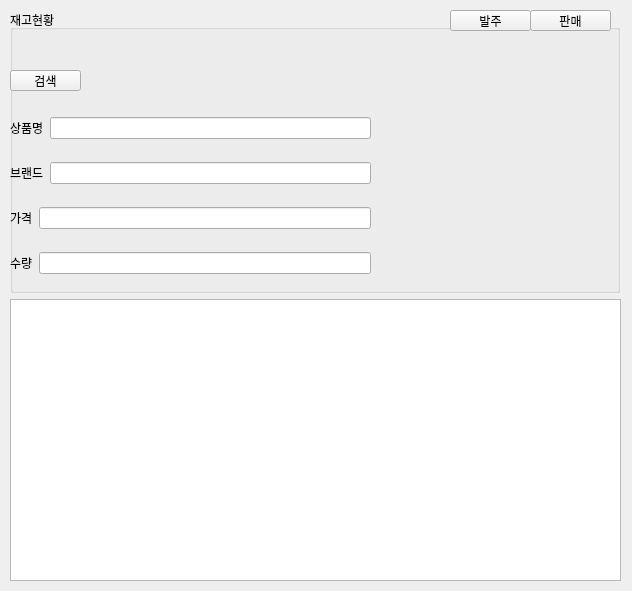
<?xml version="1.0" encoding="UTF-8"?>
<ui version="4.0">
 <class>Form</class>
 <widget class="QWidget" name="Form">
  <property name="geometry">
   <rect>
    <x>0</x>
    <y>0</y>
    <width>632</width>
    <height>591</height>
   </rect>
  </property>
  <property name="windowTitle">
   <string>Form</string>
  </property>
  <widget class="QWidget" name="verticalLayoutWidget_3">
   <property name="geometry">
    <rect>
     <x>10</x>
     <y>10</y>
     <width>611</width>
     <height>571</height>
    </rect>
   </property>
   <layout class="QVBoxLayout" name="verticalLayout_3">
    <item>
     <layout class="QHBoxLayout" name="horizontalLayout_7">
      <item>
       <widget class="QGroupBox" name="groupBox_2">
        <property name="sizePolicy">
         <sizepolicy hsizetype="MinimumExpanding" vsizetype="Preferred">
          <horstretch>0</horstretch>
          <verstretch>0</verstretch>
         </sizepolicy>
        </property>
        <property name="title">
         <string>재고현황</string>
        </property>
        <widget class="QWidget" name="verticalLayoutWidget_4">
         <property name="geometry">
          <rect>
           <x>0</x>
           <y>90</y>
           <width>361</width>
           <height>191</height>
          </rect>
         </property>
         <layout class="QVBoxLayout" name="verticalLayout_4">
          <item>
           <layout class="QHBoxLayout" name="horizontalLayout_8">
            <item>
             <widget class="QLabel" name="label_5">
              <property name="text">
               <string>상품명</string>
              </property>
             </widget>
            </item>
            <item>
             <widget class="QLineEdit" name="input_prod_name_2">
              <property name="inputMask">
               <string/>
              </property>
              <property name="readOnly">
               <bool>true</bool>
              </property>
             </widget>
            </item>
           </layout>
          </item>
          <item>
           <layout class="QHBoxLayout" name="horizontalLayout_9">
            <item>
             <widget class="QLabel" name="input_std_name_2">
              <property name="text">
               <string>브랜드</string>
              </property>
             </widget>
            </item>
            <item>
             <widget class="QLineEdit" name="input_prod_brand_2">
              <property name="inputMask">
               <string/>
              </property>
              <property name="text">
               <string/>
              </property>
             </widget>
            </item>
           </layout>
          </item>
          <item>
           <layout class="QHBoxLayout" name="horizontalLayout_10">
            <item>
             <widget class="QLabel" name="label_6">
              <property name="text">
               <string>가격</string>
              </property>
             </widget>
            </item>
            <item>
             <widget class="QLineEdit" name="input_prod_price_2">
              <property name="inputMask">
               <string/>
              </property>
              <property name="text">
               <string/>
              </property>
             </widget>
            </item>
           </layout>
          </item>
          <item>
           <layout class="QHBoxLayout" name="horizontalLayout_11">
            <item>
             <widget class="QLabel" name="label_7">
              <property name="text">
               <string>수량</string>
              </property>
             </widget>
            </item>
            <item>
             <widget class="QLineEdit" name="input_prod_amount_2">
              <property name="inputMask">
               <string/>
              </property>
              <property name="text">
               <string/>
              </property>
             </widget>
            </item>
           </layout>
          </item>
         </layout>
        </widget>
        <widget class="QPushButton" name="btn_search_prod_2">
         <property name="geometry">
          <rect>
           <x>0</x>
           <y>60</y>
           <width>71</width>
           <height>21</height>
          </rect>
         </property>
         <property name="sizePolicy">
          <sizepolicy hsizetype="Minimum" vsizetype="MinimumExpanding">
           <horstretch>0</horstretch>
           <verstretch>0</verstretch>
          </sizepolicy>
         </property>
         <property name="text">
          <string>검색</string>
         </property>
        </widget>
        <widget class="QPushButton" name="btn_delivery_2">
         <property name="geometry">
          <rect>
           <x>440</x>
           <y>0</y>
           <width>81</width>
           <height>21</height>
          </rect>
         </property>
         <property name="sizePolicy">
          <sizepolicy hsizetype="Minimum" vsizetype="MinimumExpanding">
           <horstretch>0</horstretch>
           <verstretch>0</verstretch>
          </sizepolicy>
         </property>
         <property name="text">
          <string>발주</string>
         </property>
        </widget>
        <widget class="QPushButton" name="pushButton_2">
         <property name="geometry">
          <rect>
           <x>520</x>
           <y>0</y>
           <width>81</width>
           <height>21</height>
          </rect>
         </property>
         <property name="sizePolicy">
          <sizepolicy hsizetype="Minimum" vsizetype="MinimumExpanding">
           <horstretch>0</horstretch>
           <verstretch>1</verstretch>
          </sizepolicy>
         </property>
         <property name="text">
          <string>판매</string>
         </property>
        </widget>
        <widget class="QLabel" name="label_8">
         <property name="geometry">
          <rect>
           <x>380</x>
           <y>50</y>
           <width>210</width>
           <height>220</height>
          </rect>
         </property>
         <property name="text">
          <string/>
         </property>
         <property name="pixmap">
          <pixmap>../../../Users/Admin/Pictures/배경1.jpg</pixmap>
         </property>
        </widget>
       </widget>
      </item>
      <item>
       <spacer name="verticalSpacer_2">
        <property name="orientation">
         <enum>Qt::Vertical</enum>
        </property>
        <property name="sizeHint" stdset="0">
         <size>
          <width>1</width>
          <height>40</height>
         </size>
        </property>
       </spacer>
      </item>
     </layout>
    </item>
    <item>
     <layout class="QHBoxLayout" name="horizontalLayout_12">
      <item>
       <widget class="QTableWidget" name="tableWidget_2">
        <property name="maximumSize">
         <size>
          <width>16777215</width>
          <height>320</height>
         </size>
        </property>
       </widget>
      </item>
     </layout>
    </item>
   </layout>
  </widget>
 </widget>
 <resources/>
 <connections/>
</ui>
